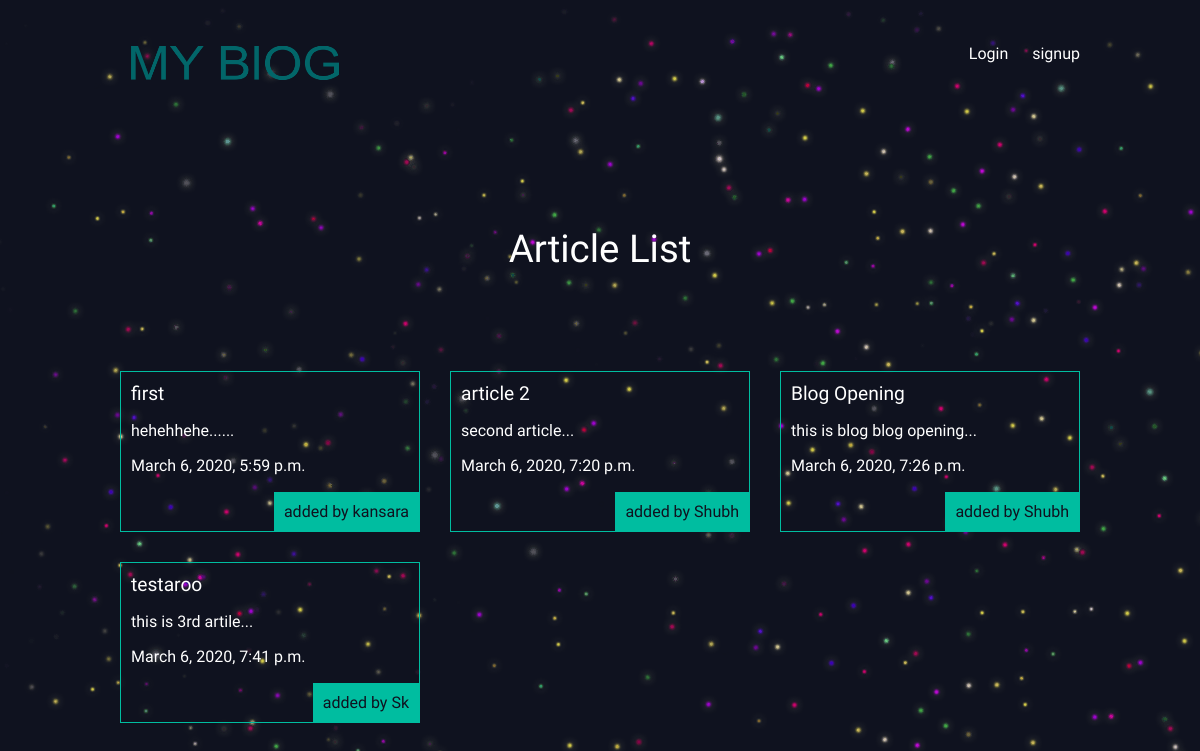
The page / on the database its author committed.
### articles/models.py (models this page shows, shortened)
class Article(models.Model):
    title = models.CharField(max_length=100)
    slug = models.SlugField()
    body = models.TextField()
    date = models.DateTimeField(auto_now_add=True)
    thumb = models.ImageField(default='default.png', blank=True)
    author= models.ForeignKey(User, on_delete=models.CASCADE, default=None)
    def snippet(self):
        return self.body[:50] + "..."

### articles/views.py (the view)
# urls.py: path('', views.article_list, name='article-list'),
def article_list(request):
    articles = Article.objects.all().order_by('date')
    return render(request, 'articles/articles.html', {'articles':articles})

### articles/templates/articles/articles.html
{% extends 'myblog/base_layout.html' %}
{% block content %}
    <h1>Article List</h1>
    <div class="articles">
        {% for article in articles %}
        <div class="article">
            <h2><a href="{% url 'article:articles-details' slug=article.slug %}">{{article.title}}</a></h2>
            <p>{{article.snippet}}</p>
            <p>{{article.date}}</p>
            <p class="author">added by {{ article.author.username }}</p>
        </div>
        {% endfor %}
    </div>
{% endblock %}

### assets/style.css (style rules this page uses)
body { background-color: #0f121f; background-image: url(stars.png); background-repeat: no-repeat; color: #fff; }
body * { font-family: 'Ubuntu'; }
h1,h2,h3,h4,h5 { font-weight: normal; margin: 0; }
a, a:hover, a:visited { color: #fff; text-decoration: none; }
div.wrapper h1 { text-align: center; margin: 100px auto; font-size: 2.4em; }
.articles { display: grid; grid-template-columns: 1fr 1fr 1fr; grid-gap: 30px; }
.article { padding: 10px; border: 1px solid #00bda0; position: relative; padding-bottom: 40px; }
.article h2 { font-size: 1.2em; }
.article .author { padding: 10px; background: #00bda0; color: #0f121f; position: absolute; right: 0; bottom: 0; margin: 0; }

### rows shown on the page
Article: title "first", snippet "hehehhehe......", date "March 6, 2020, 5:59 p.m.", author.username "kansara"
Article: title "article 2", snippet "second article...", date "March 6, 2020, 7:20 p.m.", author.username "Shubh"
Article: title "Blog Opening", snippet "this is blog blog opening...", date "March 6, 2020, 7:26 p.m.", author.username "Shubh"
Article: title "testaroo", snippet "this is 3rd artile...", date "March 6, 2020, 7:41 p.m.", author.username "Sk"
